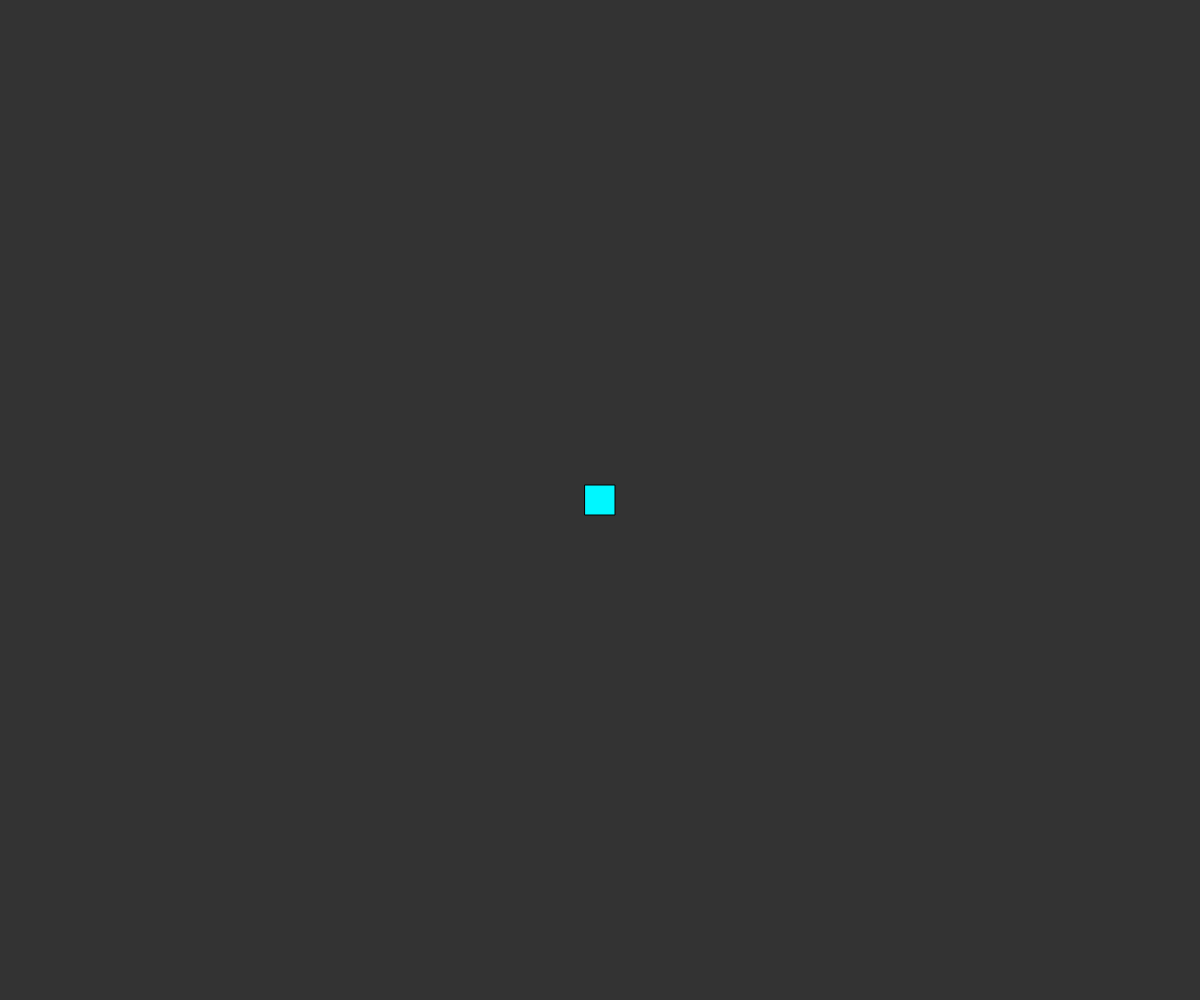
Frame 1 (no input)
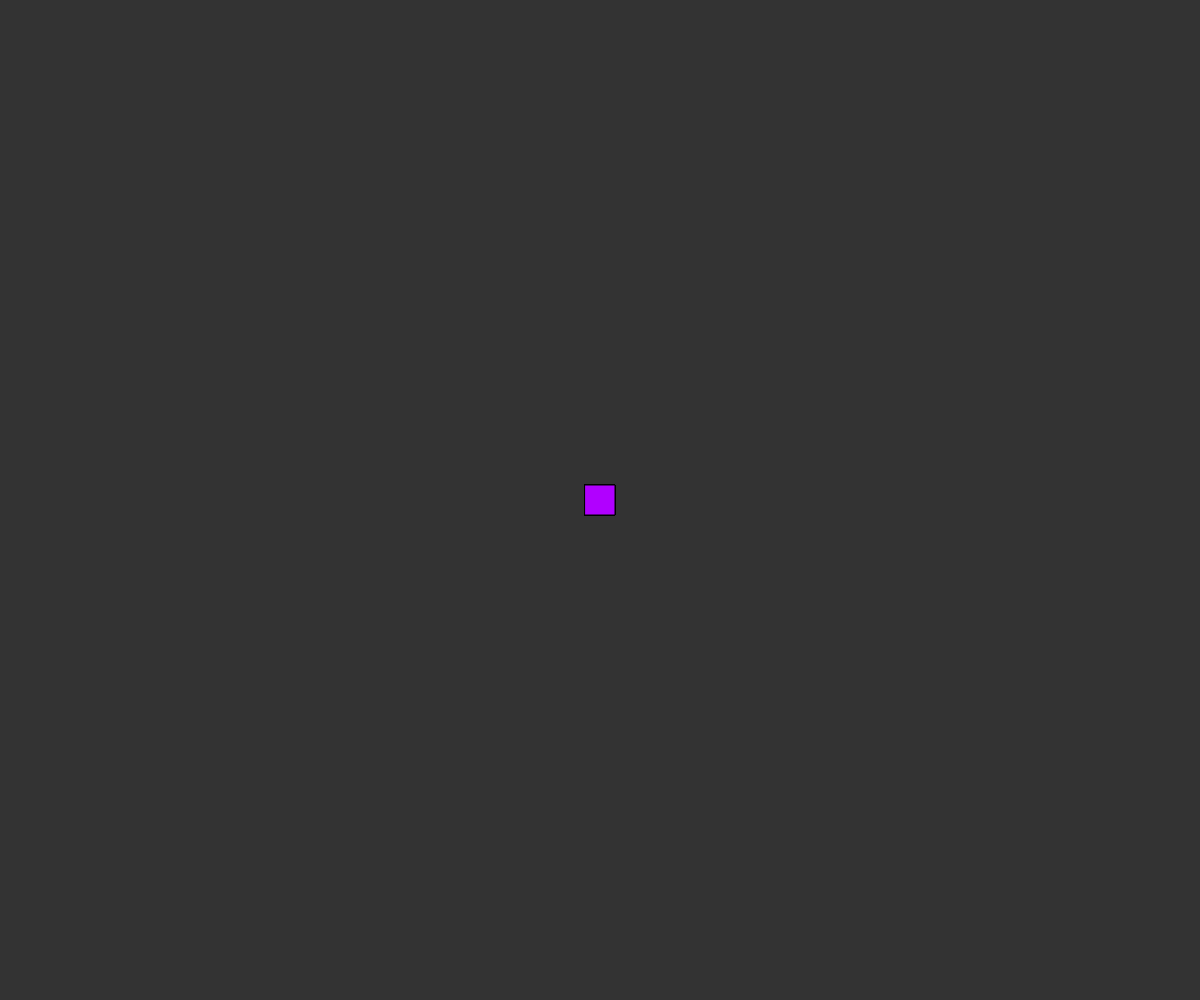
Frame 60 (no input)
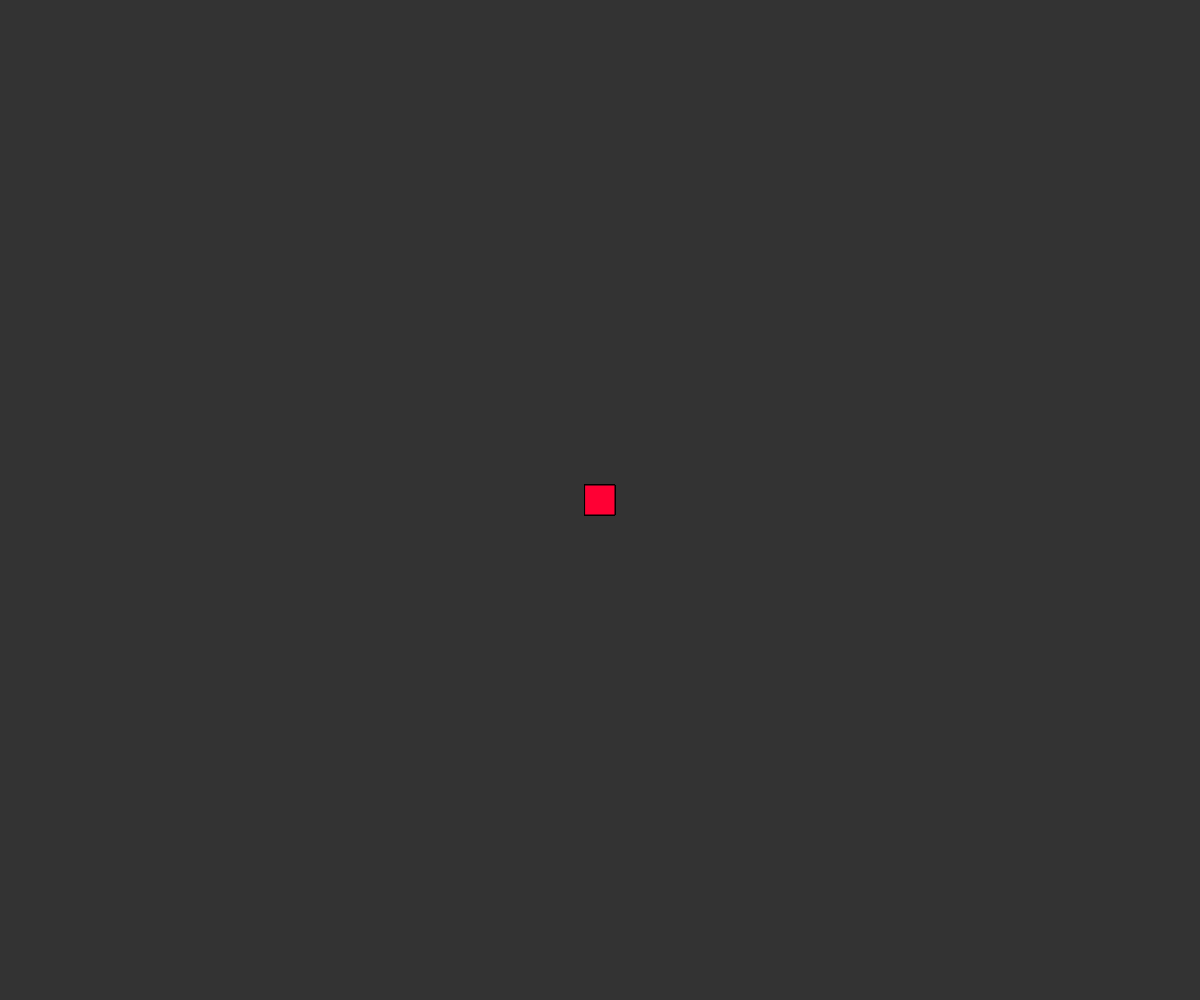
Frame 120 (the mouse pressed at the canvas centre since frame 60)

The p5.js sketch that drew these frames (run headless with seeded random() and noise() and a simulated clock; from frame 60 on, the mouse is pressed at the canvas centre):

// p5.js sketch
// ── sketch.js
var bx;
var by;
var bw;
var bh;
var c;
var m;

function setup(){
  createCanvas(windowWidth,windowHeight);
  colorMode(HSB);
  rectMode(CENTER);
  background(0,0,20);
  bx = windowWidth/2;
  by = windowHeight/2;
  bw = 30;
  bh = 30;
  c = 0;
}

function draw(){
  m = frameCount;
  c = 180*(sin(0.01*m))+180;
  if(c>346 && c<0)
  {m += 200}
  
  fill(c,100,100);
  rect(bx,by,bw,bh);

if(keyIsDown(DOWN_ARROW))
  bw -= 5;
if(keyIsDown(UP_ARROW))
  bh += 5;
if(keyIsDown(UP_ARROW))
  bw += 5;
if(keyIsDown(DOWN_ARROW))
  bh -= 5;
if(keyIsDown(87))
  by -= 10;
if(keyIsDown(83))
  by += 10;
if(keyIsDown(68))
  bx += 10;
if(keyIsDown(65))
  bx -= 10;

if(bw <= 0){
  bw = 0;
  bh = 0}
  
if(bx > windowWidth){
  bx = windowWidth}
if(bx < 0){
  bx = 0}
else if(by < 0){
  by = 0}
else if (by > windowHeight){
  by = windowHeight}

}
